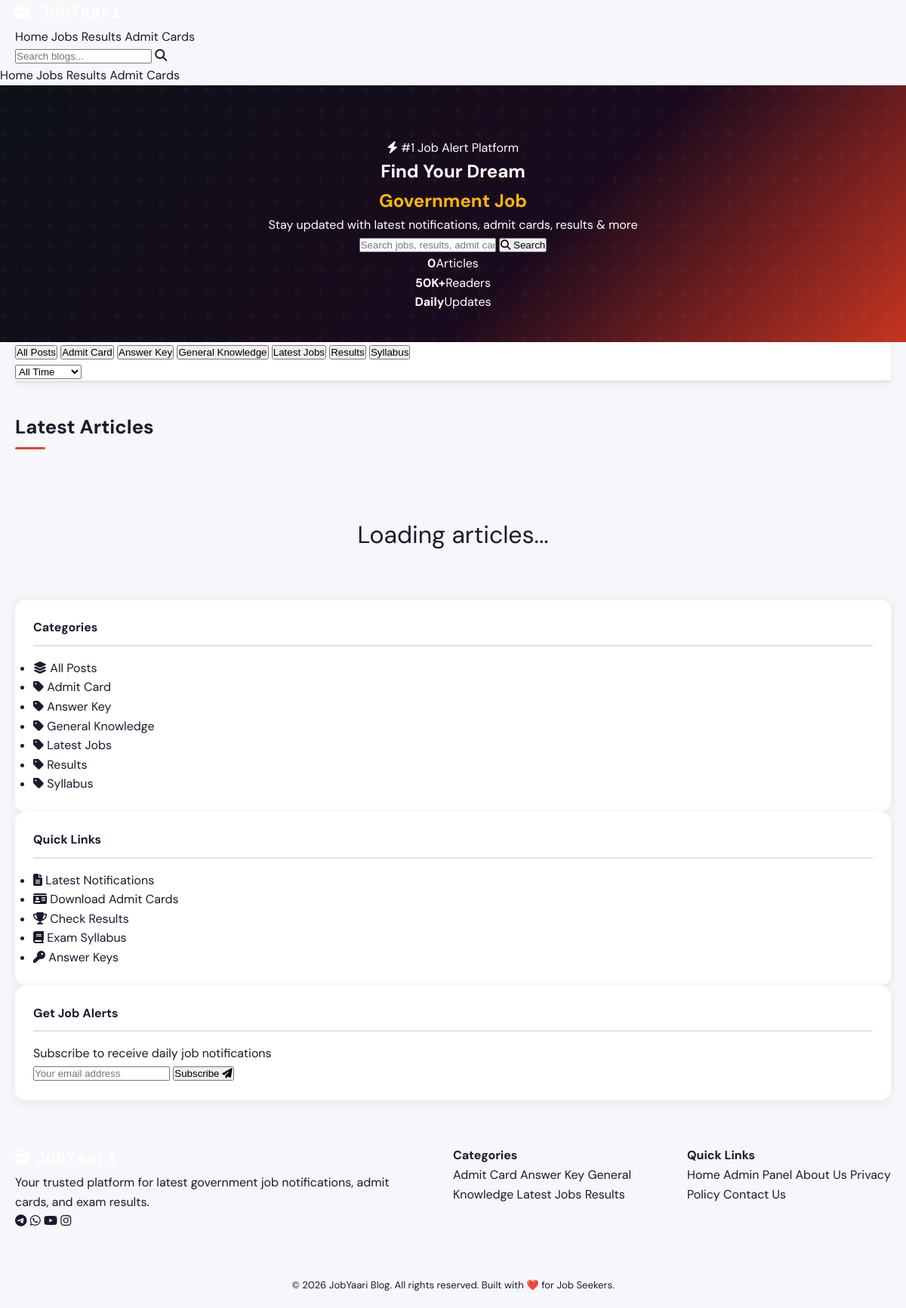
The page / on the database its author committed.
### tables this page shows
CREATE TABLE IF NOT EXISTS categories (
    id INT AUTO_INCREMENT PRIMARY KEY,
    name VARCHAR(100) NOT NULL,
    slug VARCHAR(100) NOT NULL UNIQUE,
    created_at TIMESTAMP DEFAULT CURRENT_TIMESTAMP
);

### includes/config.php (called while the page is built, shortened)
<?php
function sanitize($input) {
    return htmlspecialchars(strip_tags(trim($input)), ENT_QUOTES, 'UTF-8');
}

### index.php (the view, shortened to what this page needs)
<?php
require_once __DIR__ . '/includes/config.php';
$db = getDB();
$categories = $db->query("SELECT * FROM categories ORDER BY name ASC")->fetchAll();
?>
<!DOCTYPE html>
<html lang="en">
<head>
    <link rel="stylesheet" href="https://cdnjs.cloudflare.com/ajax/libs/font-awesome/6.5.0/css/all.min.css">
    <link rel="stylesheet" href="public/css/style.css">
</head>
<body>
<header class="site-header">
    <div class="header-inner container">
        <div class="logo">
            <a href="index.php">
                <span class="logo-icon"><i class="fas fa-briefcase"></i></span>
                <span class="logo-text">Job<strong>Yaari</strong></span>
            </a>
        </div>
        <nav class="main-nav">
            <a href="index.php" class="active">Home</a>
            <a href="index.php?category=latest-jobs">Jobs</a>
            <a href="index.php?category=results">Results</a>
            <a href="index.php?category=admit-card">Admit Cards</a>
        </nav>
        <div class="header-search">
            <input type="text" id="searchInput" placeholder="Search blogs..." autocomplete="off">
            <i class="fas fa-search"></i>
        </div>
    </div>
    <div class="mobile-nav" id="mobileNav">
        <a href="index.php">Home</a>
        <a href="index.php?category=latest-jobs">Jobs</a>
        <a href="index.php?category=results">Results</a>
        <a href="index.php?category=admit-card">Admit Cards</a>
    </div>
</header>
<section class="hero">
    <div class="container hero-content">
        <div class="hero-badge"><i class="fas fa-bolt"></i> #1 Job Alert Platform</div>
        <h1>Find Your Dream<br><span class="accent">Government Job</span></h1>
        <p>Stay updated with latest notifications, admit cards, results & more</p>
        <div class="hero-search">
            <input type="text" id="heroSearch" placeholder="Search jobs, results, admit cards...">
            <button onclick="triggerSearch()"><i class="fas fa-search"></i> Search</button>
        </div>
        <div class="hero-stats">
            <div class="stat"><strong id="totalBlogs">0</strong><span>Articles</span></div>
            <div class="stat"><strong>50K+</strong><span>Readers</span></div>
            <div class="stat"><strong>Daily</strong><span>Updates</span></div>
        </div>
    </div>
</section>
<section class="filter-section">
    <div class="container">
        <div class="filter-bar">
            <div class="filter-tabs" id="filterTabs">
                <button class="filter-tab active" data-category="">All Posts</button>
                <?php foreach ($categories as $cat): ?>
                <button class="filter-tab" data-category="<?php echo $cat['slug']; ?>">
                    <?php echo sanitize($cat['name']); ?>
                </button>
                <?php endforeach; ?>
            </div>
            <div class="filter-right">
                <select id="dateFilter" class="date-filter">
                    <option value="">All Time</option>
                </select>
            </div>
        </div>
    </div>
</section>
<main class="main-content">
    <div class="container">
        <div class="content-layout">
            <div class="blogs-area">
                <div class="section-header">
                    <h2 id="sectionTitle">Latest Articles</h2>
                </div>
                <div class="loading-spinner" id="loadingSpinner">
                    <p>Loading articles...</p>
                </div>
            </div>
            <aside class="sidebar">
                <div class="sidebar-widget">
                    <h3 class="widget-title">Categories</h3>
                    <ul class="cat-list">
                        <li><a href="#" onclick="filterByCategory(''); return false;">
                            <i class="fas fa-layer-group"></i> All Posts
                        </a></li>
                        <?php foreach ($categories as $cat): ?>
                        <li><a href="#" onclick="filterByCategory('<?php echo $cat['slug']; ?>'); return false;">
                            <i class="fas fa-tag"></i> <?php echo sanitize($cat['name']); ?>
                        </a></li>
                        <?php endforeach; ?>
                    </ul>
                </div>
                <div class="sidebar-widget">
                    <h3 class="widget-title">Quick Links</h3>
                    <ul class="quick-links">
                        <li><a href="#"><i class="fas fa-file-alt"></i> Latest Notifications</a></li>
                        <li><a href="#"><i class="fas fa-id-card"></i> Download Admit Cards</a></li>
                        <li><a href="#"><i class="fas fa-trophy"></i> Check Results</a></li>
                        <li><a href="#"><i class="fas fa-book"></i> Exam Syllabus</a></li>
                        <li><a href="#"><i class="fas fa-key"></i> Answer Keys</a></li>
                    </ul>
                </div>
                <div class="sidebar-widget newsletter-widget">
                    <h3 class="widget-title">Get Job Alerts</h3>
                    <p>Subscribe to receive daily job notifications</p>
                    <input type="email" placeholder="Your email address">
                    <button class="btn-subscribe">Subscribe <i class="fas fa-paper-plane"></i></button>
                </div>
            </aside>
        </div>
    </div>
</main>
<footer class="site-footer">
    <div class="container footer-grid">
        <div class="footer-brand">
            <div class="logo">
                <span class="logo-icon"><i class="fas fa-briefcase"></i></span>
                <span class="logo-text">Job<strong>Yaari</strong></span>
            </div>
            <p>Your trusted platform for latest government job notifications, admit cards, and exam results.</p>
            <div class="social-links">
                <a href="#"><i class="fab fa-telegram"></i></a>
                <a href="#"><i class="fab fa-whatsapp"></i></a>
                <a href="#"><i class="fab fa-youtube"></i></a>
                <a href="#"><i class="fab fa-instagram"></i></a>
            </div>
        </div>
        <div class="footer-links">
            <h4>Categories</h4>
            <?php foreach(array_slice($categories, 0, 5) as $cat): ?>
            <a href="#" onclick="filterByCategory('<?php echo $cat['slug']; ?>'); return false;">
                <?php echo sanitize($cat['name']); ?>
            </a>
            <?php endforeach; ?>
        </div>
        <div class="footer-links">
            <h4>Quick Links</h4>
            <a href="index.php">Home</a>
            <a href="admin/login.php">Admin Panel</a>
            <a href="#">About Us</a>
            <a href="#">Privacy Policy</a>
            <a href="#">Contact Us</a>
        </div>
    </div>
    <div class="footer-bottom">
        <p>&copy; <?php echo date('Y'); ?> JobYaari Blog. All rights reserved. Built with ❤️ for Job Seekers.</p>
    </div>
</footer>
</body>
</html>

### public/css/style.css (style rules this page uses)
:root { --primary: #E84630; --primary-dark: #C73420; --accent: #FFB800; --dark: #0D1117; --dark2: #161B22; --text: #1A1A2E; --text-light: #555; --bg: #F5F7FA; --white: #FFFFFF; --border: #E0E0E8; --card-shadow: 0 2px 16px rgba(0,0,0,0.08); --font-main: 'DM Sans', sans-serif; --font-mono: 'Space Mono', monospace; }
*, *::before, *::after { box-sizing: border-box; margin: 0; padding: 0; }
body { font-family: var(--font-main); background: var(--bg); color: var(--text); line-height: 1.6; }
a { color: inherit; text-decoration: none; }
.container { width: 100%; max-width: 1200px; margin: 0 auto; padding: 0 20px; }
.logo { display: flex; align-items: center; gap: 8px; font-family: var(--font-mono); font-size: 1.4rem; font-weight: 700; color: var(--white); }
.logo-icon { font-size: 1.2rem; }
.accent { color: var(--accent); }
.hero { background: linear-gradient(135deg, var(--dark) 0%, #1a0a1e 60%, var(--primary-dark) 100%); color: var(--white); padding: 70px 0 40px; position: relative; overflow: hidden; }
.hero::before { content: ''; position: absolute; inset: 0; }
.hero > .container { position: relative; text-align: center; }
.filter-bar { background: var(--white); border-bottom: 2px solid var(--border); position: sticky; top: 64px; z-index: 900; box-shadow: 0 2px 8px rgba(0,0,0,0.06); }
.main-content { padding: 40px 0 60px; }
.section-header { display: flex; align-items: center; justify-content: space-between; margin-bottom: 28px; }
.section-header h2 { font-size: 1.6rem; font-weight: 700; position: relative; padding-bottom: 8px; }
.section-header h2::after { content: ''; position: absolute; left: 0; bottom: 0; width: 40px; height: 3px; background: var(--primary); border-radius: 2px; }
.loading-spinner { grid-column: 1/-1; text-align: center; padding: 60px; font-size: 2rem; animation: spin 1s linear infinite; }
.sidebar-widget { background: var(--white); border-radius: 14px; padding: 24px; box-shadow: var(--card-shadow); }
.sidebar-widget h3 { font-size: 1rem; font-weight: 700; margin-bottom: 16px; padding-bottom: 10px; border-bottom: 2px solid var(--border); }
.footer-grid { display: grid; grid-template-columns: 2fr 1fr 1fr; gap: 40px; padding-bottom: 40px; }
.footer-bottom { border-top: 1px solid rgba(255,255,255,0.1); padding: 20px 0; text-align: center; font-size: 0.82rem; }

### rows shown on the page
categories: name "Admit Card"
categories: name "Answer Key"
categories: name "General Knowledge"
categories: name "Latest Jobs"
categories: name "Results"
categories: name "Syllabus"
